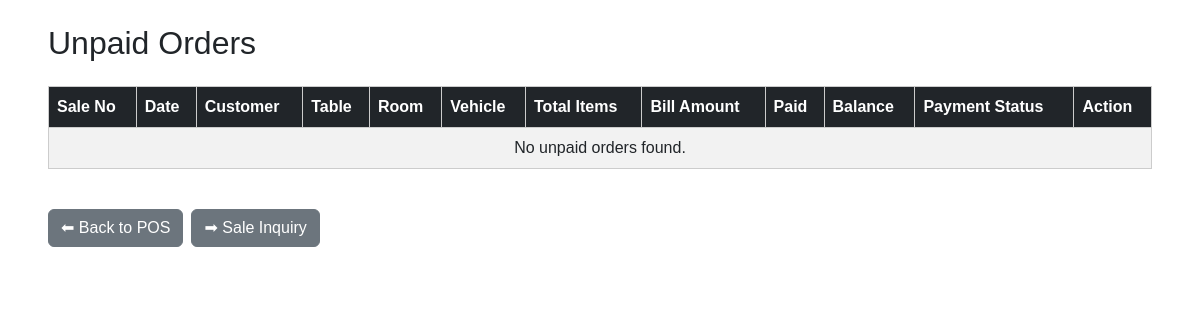
Page /view-order/ (signed in) on the earlier database version.
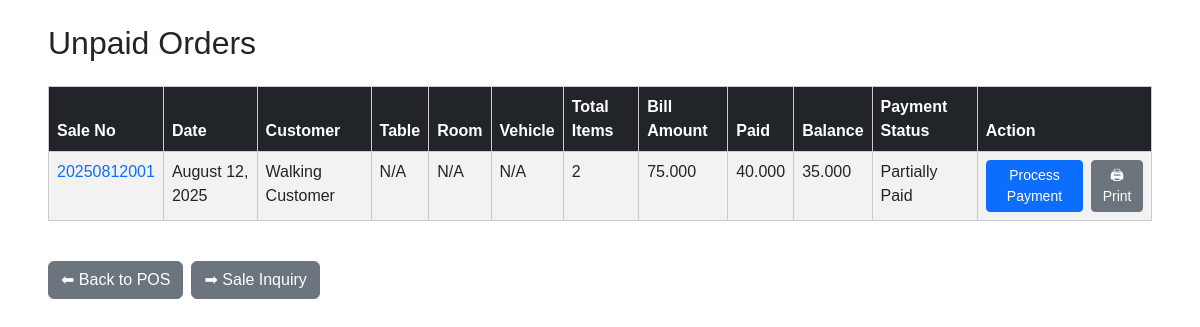
Same page on the later database version.
### pos/models.py (models this page shows, shortened)
class SalesHeader(models.Model):
    sale_id = models.BigAutoField(primary_key=True)
    business_unit = models.ForeignKey('BusinessUnit', on_delete=models.CASCADE, db_column='business_unit_id')
    branch = models.ForeignKey('Branch', on_delete=models.CASCADE, db_column='branch_id', default=0)
    customer = models.ForeignKey('Customer', on_delete=models.CASCADE, db_column='customer_id')
    table = models.ForeignKey('Tables', on_delete=models.SET_NULL, null=True, blank=True, db_column='table_id')
    room = models.ForeignKey('Rooms', on_delete=models.SET_NULL, null=True, blank=True, db_column='room_id')
    vehicle = models.ForeignKey('Vehicle', on_delete=models.SET_NULL, null=True, blank=True, db_column='vehicle_id')
    sale_date = models.DateField(auto_now_add=True, null=False)
    sale_no = models.CharField(max_length=50, default='', null=False)
    total_amount = models.DecimalField(max_digits=22, decimal_places=3, default=0, null=False)
    payment_method = models.CharField(max_length=50, default='', null=False)
    discount_amount = models.DecimalField(max_digits=22, decimal_places=3, default=0, null=False)
    tax = models.DecimalField(max_digits=22, decimal_places=3, default=0, null=False)
    tax_amount = models.DecimalField(max_digits=22, decimal_places=3, default=0, null=False)
    service_type = models.CharField(max_length=50, default='', null=False)
    service_id = models.BigIntegerField(default=0, null=False)
    payment_status = models.CharField(max_length=10, default='Unpaid')
    create_dt = models.DateField(auto_now_add=True, null=False)
    create_tm = models.DateTimeField(auto_now_add=True, null=False)
    create_by = models.CharField(max_length=10, default='', null=False)
    create_remarks = models.CharField(max_length=200, default='', null=False)
    update_dt = models.DateField(default='1900-01-01', null=False)
    update_tm = models.DateField(default='1900-01-01', null=False)
    update_by = models.CharField(max_length=10, default='', blank=True)
    update_marks = models.CharField(max_length=200, default='', blank=True)
    class Meta:
        db_table = 'SALESHEADER'
    @property
    def daily_sale_no(self):
        if not self.sale_date:
            return "20250101001"
        if self.sale_no and self.sale_no.isdigit():
            seq_num = self.sale_no.zfill(3)
        else:
            earlier_sales = SalesHeader.objects.filter(
                sale_date=self.sale_date,
                sale_id__lt=self.sale_id if self.sale_id else 999999999
            ).count()
            seq_num = str(earlier_sales + 1).zfill(3)
        date_str = self.sale_date.strftime('%Y%m%d')
        return f"{date_str}{seq_num}"
    @property
    def get_sale_no(self):
        return self.daily_sale_no

class Customer(models.Model):
    customer_id = models.BigAutoField(primary_key=True)
    business_unit = models.ForeignKey(BusinessUnit, on_delete=models.CASCADE, db_column='business_unit_id')
    customer_name = models.CharField(max_length=150, null=False)
    phone_1 = models.BigIntegerField(default=0, null=False)
    phone_2 = models.BigIntegerField(default=0, null=False)
    email = models.CharField(max_length=50, default='', null=False)
    address = models.CharField(max_length=200, default='', null=False)
    create_dt = models.DateField(auto_now_add=True, null=False)
    create_tm = models.DateTimeField(auto_now_add=True, null=False)
    create_by = models.CharField(max_length=10, default='', null=False)
    create_remarks = models.CharField(max_length=200, default='', null=False)
    update_dt = models.DateField(default='1900-01-01', null=False)
    update_tm = models.DateField(default='1900-01-01', null=False)
    update_by = models.CharField(max_length=10, default='', blank=True)
    update_marks = models.CharField(max_length=200, default='', blank=True)
    class Meta:
        db_table = 'CUSTOMER'

### pos/views.py (the view)
# urls.py: path('view-order/', views.view_order, name='view_order'),
@login_required
def view_order(request):
    business_unit_id = request.session.get('business_unit_id')
    if not business_unit_id:
        logger.warning("No business_unit_id in session")
        messages.error(request, "Business unit not found. Please log in again.")
        return redirect('home')
    try:
        today = timezone.now().date()
        unpaid_sales = SalesHeader.objects.filter(
            business_unit_id=business_unit_id,
            payment_status__in=['Unpaid', 'Partially Paid']
        ).filter(
            Q(payment_status='Unpaid', sale_date=today) |
            Q(payment_status='Partially Paid', update_dt=today)
        ).select_related('customer', 'business_unit', 'branch', 'table', 'room', 'vehicle')\
         .annotate(total_items=Count('salesline'))\
         .annotate(
            status_priority=Case(
                When(payment_status='Unpaid', then=Value(1)),
                When(payment_status='Partially Paid', then=Value(2)),
                output_field=IntegerField(),
            )
        ).order_by('-sale_no', 'status_priority', F('update_dt').desc(nulls_last=True), '-sale_date')
        sales_data = []
        updated_sale_nos = []
        for sale in unpaid_sales:
            paid_amount, balance, payment_details = calculate_payment_details(sale)
            new_payment_status = 'Unpaid'
            if paid_amount > 0:
                new_payment_status = 'Partially Paid' if paid_amount < sale.total_amount else 'Paid'
                if sale.payment_status != new_payment_status:
                    sale.payment_status = new_payment_status
                    sale.update_dt = today
                    sale.update_tm = timezone.now()
                    sale.update_marks = f"Payment status updated to {new_payment_status} on {sale.update_dt}"
                    sale.save(update_fields=['payment_status', 'update_dt', 'update_tm', 'update_marks'])
                    sale.is_updated = new_payment_status == 'Partially Paid'
                    if sale.is_updated:
                        updated_sale_nos.append(sale.sale_no)
                else:
                    sale.is_updated = False
            else:
                sale.is_updated = False
            sale.paid_amount = paid_amount
            sale.balance = balance
            logger.debug(f"View Order - Sale {sale.sale_no}: total_amount={sale.total_amount:.3f}, paid_amount={paid_amount:.3f}, balance={balance:.3f}, business_unit_id={sale.business_unit.business_unit_id}, update_dt={sale.update_dt}, sale_date={sale.sale_date}, update_marks={sale.update_marks}, payment_details={payment_details}")
            sales_data.append({
                'sale_no': sale.sale_no,
                'total_amount': float(sale.total_amount),
                'paid_amount': float(sale.paid_amount),
                'balance': float(sale.balance),
                'payment_status': sale.payment_status,
                'update_dt': sale.update_dt,
                'sale_date': sale.sale_date
            })
        context = {
            'unpaid_sales': unpaid_sales,
        }
        logger.debug(f"View Order: Context sent to view_order.html: unpaid_sales={sales_data}, updated_sale_nos={updated_sale_nos}")
        return render(request, 'view_order.html', context)
    except Exception as e:
        logger.error(f"Error in view_order: {str(e)}")
        messages.error(request, f"Error: {str(e)}")
        return redirect('home')

### pos/views.py (called while the page is built)
def login_required(view_func):
    @wraps(view_func)
    def wrapper(request, *args, **kwargs):
        missing_keys = []
        if 'saas_user_id' not in request.session:
            missing_keys.append('saas_user_id')
        if 'business_unit_id' not in request.session:
            missing_keys.append('business_unit_id')
        if 'branch_id' not in request.session:
            missing_keys.append('branch_id')
        if missing_keys:
            logger.warning(f"Access denied to {view_func.__name__}. Missing session keys: {missing_keys}")
            messages.error(request, f"Please log in and select a business unit and branch. Missing: {', '.join(missing_keys)}")
            return redirect('login')
        return view_func(request, *args, **kwargs)
    return wrapper

### pos/templates/view_order.html (shortened to what this page needs)
{% load static %}
<!DOCTYPE html>
<html lang="en">
<head>
    <link href="https://cdn.jsdelivr.net/npm/bootstrap@5.3.0/dist/css/bootstrap.min.css" rel="stylesheet">
    <link rel="stylesheet" href="{% static 'images/css/view_order.css' %}">
</head>
<body>
    <div class="container-fluid px-3 px-md-5 py-4">
        <h2 class="mb-4">Unpaid Orders</h2>
        <div class="table-responsive">
            <table class="table table-striped table-hover">
                <thead class="table-dark">
                    <tr>
                        <th scope="col">Sale No</th>
                        <th scope="col">Date</th>
                        <th scope="col">Customer</th>
                        <th scope="col">Table</th>
                        <th scope="col">Room</th>
                        <th scope="col">Vehicle</th>
                        <th scope="col">Total Items</th>
                        <th scope="col">Bill Amount</th>
                        <th scope="col">Paid</th>
                        <th scope="col">Balance</th>
                        <th scope="col">Payment Status</th>
                        <th scope="col">Action</th>
                    </tr>
                </thead>
                <tbody>
                    {% for sale in unpaid_sales %}
                    <tr>
                        <td><a href="{% url 'sale_detail' sale.sale_id %}" class="text-decoration-none">{{ sale.get_sale_no }}</a></td>
                        <td>{{ sale.sale_date|date:"F d, Y" }}</td>
                        <td>{{ sale.customer.customer_name|default:"N/A" }}</td>
                        <td>{{ sale.table.table_name|default:"N/A" }}</td>
                        <td>{{ sale.room.room_name|default:"N/A" }}</td>
                        <td>{{ sale.vehicle.vehicle_no|default:"N/A" }}</td>
                        <td>{{ sale.total_items }}</td>
                        <td>{{ sale.total_amount|floatformat:3 }}</td>
                        <td>{{ sale.paid_amount|floatformat:3|default:"0.000" }}</td>
                        <td>{{ sale.balance|floatformat:3|default:sale.total_amount|floatformat:3 }}</td>
                        <td>{{ sale.payment_status }}</td>
                        <td>
                            <div class="action-buttons">
                                <a href="{% url 'process_payment' %}?sale_id={{ sale.sale_id }}" class="btn btn-sm btn-primary">Process Payment</a>
                                <button class="btn btn-sm btn-secondary" onclick="printOrder('{{ sale.sale_id }}')">🖨 Print</button>
                            </div>
                        </td>
                    </tr>
                    {% empty %}
                    <tr>
                        <td colspan="12" class="text-center">No unpaid orders found.</td>
                    </tr>
                    {% endfor %}
                </tbody>
            </table>
        </div>
        <div class="d-flex flex-wrap gap-2 mt-4">
            <a href="{% url 'home' %}" class="btn btn-secondary">⬅ Back to POS</a>
            <a href="{% url 'sale_inquiry' %}" class="btn btn-secondary">➡ Sale Inquiry</a>
        </div>
    </div>
</body>
</html>

Differences in the rows shown:
added SalesHeader: get_sale_no "20250812001", sale_date "August 12, 2025", customer.customer_name "Walking Customer", table.table_name "N/A", room.room_name "N/A", vehicle.vehicle_no "N/A", total_items "2", total_amount "75.000", paid_amount "40.000", balance "35.000", payment_status "Partially Paid"
Other differences:
text no longer shown: "No unpaid orders found."
